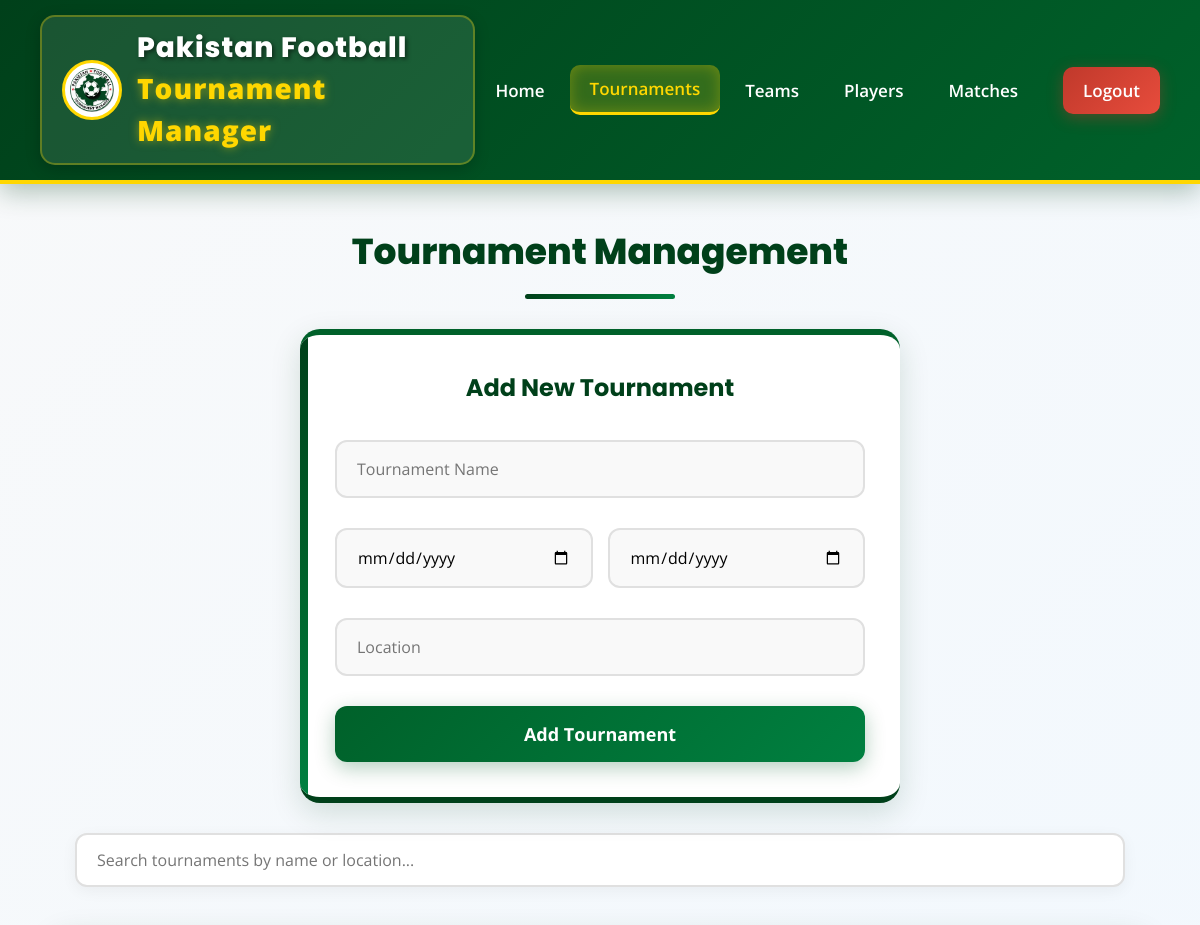
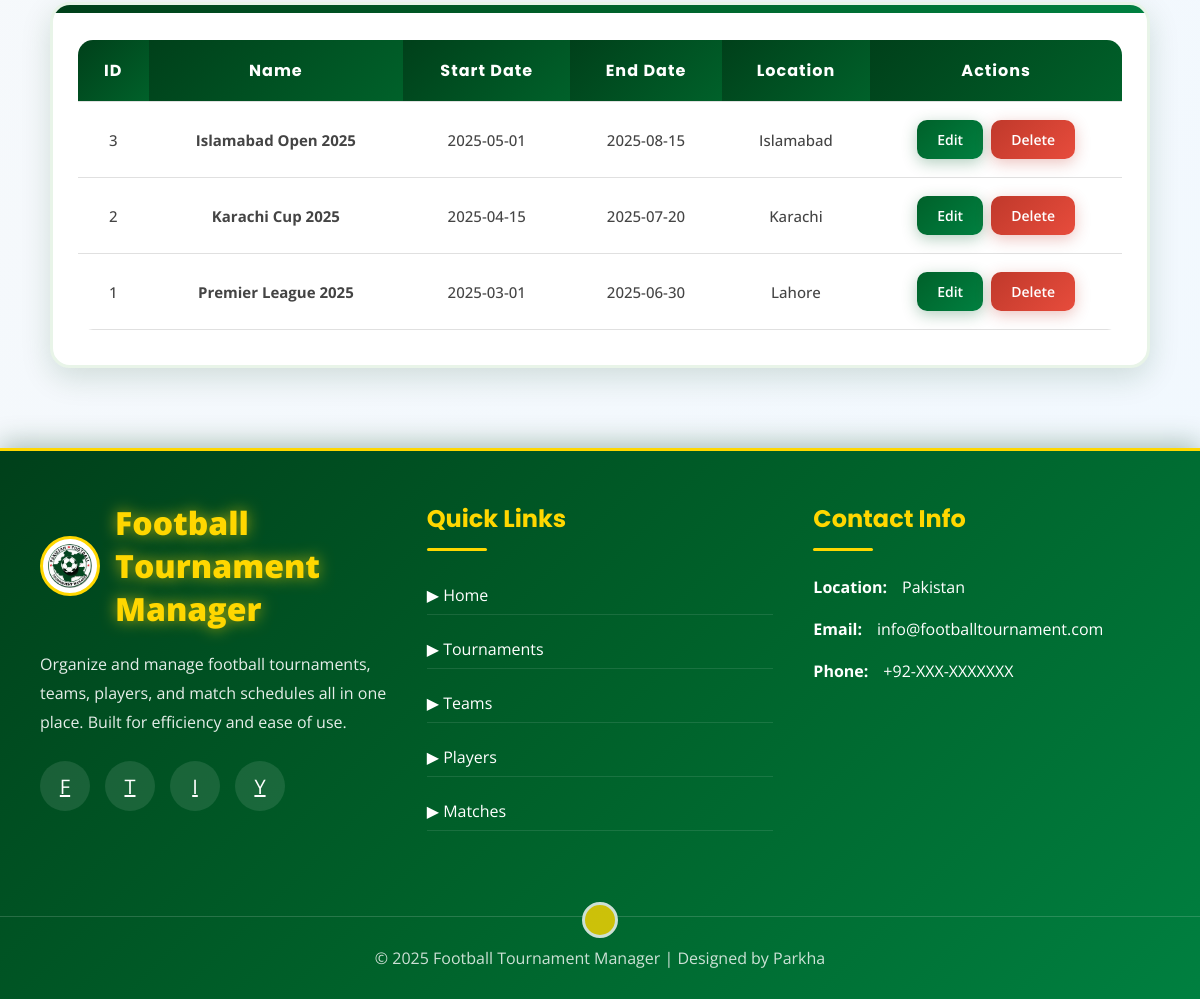
/tournament.php (signed in), run on the app's committed database (2 pictures, top to bottom).
### tables this page shows
CREATE TABLE IF NOT EXISTS Tournaments (
    TournamentID INT AUTO_INCREMENT PRIMARY KEY,
    Name VARCHAR(100) NOT NULL,
    StartDate DATE,
    EndDate DATE,
    Location VARCHAR(100)
);

### config.php (called while the page is built, shortened)
<?php
function e($str) {
    return htmlspecialchars($str, ENT_QUOTES, 'UTF-8');
}
?>

### tournament.php (the view, shortened to what this page needs)
<?php
require_once 'config.php';
$search = isset($_GET['search']) ? trim($_GET['search']) : "";
if ($search !== "") {
    $like = "%" . $search . "%";
    $stmt = $conn->prepare("SELECT * FROM Tournaments WHERE Name LIKE ? OR Location LIKE ? ORDER BY StartDate DESC");
    $stmt->bind_param("ss", $like, $like);
    $stmt->execute();
    $tournaments = $stmt->get_result();
    $stmt->close();
} else {
    $tournaments = $conn->query("SELECT * FROM Tournaments ORDER BY StartDate DESC");
}
$edit_tournament = null;
?>
<!DOCTYPE html>
<html lang="en">
<head>
    <link rel="stylesheet" href="assets/style.css">
</head>
<body>
<?php include "navbar.php"; ?>
<h1 class="page-title">Tournament Management</h1>
<div class="form-box">
    <?php if ($edit_tournament): ?>
        <h3>Edit Tournament</h3>
        <form method="POST" action="">
            <input type="hidden" name="edit_id" value="<?php echo $edit_tournament['TournamentID']; ?>">
            <input type="text" name="edit_name" class="input-field" placeholder="Tournament Name" required value="<?php echo e($edit_tournament['Name']); ?>">
            <div class="form-row">
                <input type="date" name="edit_start" class="input-field" value="<?php echo e($edit_tournament['StartDate']); ?>">
                <input type="date" name="edit_end" class="input-field" value="<?php echo e($edit_tournament['EndDate']); ?>">
            </div>
            <input type="text" name="edit_location" class="input-field" placeholder="Location" value="<?php echo e($edit_tournament['Location']); ?>">
            <div style="display:flex;gap:15px;margin-top:15px;">
                <button class="btn2" name="edit" style="flex:1;">Update Tournament</button>
                <a href="tournament.php" class="del-btn" style="flex:1;text-align:center;padding:16px 20px;">Cancel</a>
            </div>
        </form>
    <?php else: ?>
        <h3>Add New Tournament</h3>
        <form method="POST" action="">
            <input type="text" name="name" class="input-field" placeholder="Tournament Name" required>
            <div class="form-row">
                <input type="date" name="start" class="input-field" placeholder="Start Date">
                <input type="date" name="end" class="input-field" placeholder="End Date">
            </div>
            <input type="text" name="location" class="input-field" placeholder="Location">
            <button class="btn2" name="add" style="width:100%;margin-top:15px;">Add Tournament</button>
        </form>
    <?php endif; ?>
</div>
<div class="search-bar">
    <form method="GET" action="">
        <input type="text" name="search" placeholder="Search tournaments by name or location..." value="<?php echo e($search); ?>">
    </form>
</div>
<div class="table-container">
    <table>
        <tr>
            <th>ID</th>
            <th>Name</th>
            <th>Start Date</th>
            <th>End Date</th>
            <th>Location</th>
            <th>Actions</th>
        </tr>
        <?php if ($tournaments && $tournaments->num_rows > 0): ?>
            <?php while ($r = $tournaments->fetch_assoc()): ?>
            <tr class="row-hover">
                <td><?php echo e($r['TournamentID']); ?></td>
                <td><strong><?php echo e($r['Name']); ?></strong></td>
                <td><?php echo e($r['StartDate'] ?? '-'); ?></td>
                <td><?php echo e($r['EndDate'] ?? '-'); ?></td>
                <td><?php echo e($r['Location'] ?? '-'); ?></td>
                <td>
                    <div class="action-btns">
                        <a href="?edit=<?php echo $r['TournamentID']; ?>" class="edit-btn">Edit</a>
                        <a href="?del=<?php echo $r['TournamentID']; ?>" onclick="return confirm('Are you sure you want to delete this tournament?')" class="del-btn">Delete</a>
                    </div>
                </td>
            </tr>
            <?php endwhile; ?>
        <?php else: ?>
            <tr><td colspan="6" class="no-records">No tournaments found.</td></tr>
        <?php endif; ?>
    </table>
</div>
<?php include "footer.php"; ?>
</body>
</html>

### assets/style.css (style rules this page uses)
* { margin: 0; padding: 0; box-sizing: border-box; font-family: 'Open Sans', sans-serif; }
body { background: linear-gradient(135deg, #f8f9fa 0%, #f0f8ff 100%); color: #333; min-height: 100vh; }
.page-title { font-family: 'Poppins', sans-serif; font-size: 36px; font-weight: 800; color: #00401A; text-align: center; margin: 40px 0 30px; position: relative; padding-bottom: 20px; }
.page-title:after { content: ''; position: absolute; width: 150px; height: 5px; background: linear-gradient(to right, #00401A, #00612A, #008040); bottom: 0; left: 50%; transform: translateX(-50%); border-radius: 5px; }
.form-box { max-width: 600px; margin: 30px auto; background: #fff; padding: 35px; border-radius: 20px; box-shadow: 0 10px 30px rgba(0, 64, 26, 0.15); border-top: 6px solid #00612A; border-bottom: 6px solid #00401A; position: relative; overflow: hidden; }
.form-box:before { content: ''; position: absolute; top: 0; left: 0; width: 8px; height: 100%; background: linear-gradient(to bottom, #00401A, #00612A, #008040); }
.form-box h3 { font-family: 'Poppins', sans-serif; font-size: 24px; font-weight: 700; color: #00401A; margin-bottom: 20px; text-align: center; }
.input-field { width: 100%; padding: 16px 20px; margin: 15px 0; border-radius: 12px; border: 2px solid #e0e0e0; font-size: 16px; transition: all 0.3s ease; background: #f9f9f9; }
.form-row { display: grid; grid-template-columns: 1fr 1fr; gap: 15px; }
.btn2, .dash-btn, .hero-btn { background: linear-gradient(135deg, #00612A, #008040); color: white; padding: 16px 40px; border: none; border-radius: 12px; cursor: pointer; text-decoration: none; transition: all 0.4s ease; font-size: 18px; font-weight: 700; display: inline-block; text-align: center; box-shadow: 0 6px 20px rgba(0, 97, 42, 0.3); position: relative; overflow: hidden; z-index: 1; }
.btn2:before, .dash-btn:before, .hero-btn:before { content: ''; position: absolute; top: 0; left: -100%; width: 100%; height: 100%; background: linear-gradient(90deg, transparent, rgba(255, 255, 255, 0.3), transparent); transition: 0.5s; z-index: -1; }
.del-btn { background: linear-gradient(135deg, #c0392b, #e74c3c); padding: 10px 20px; border-radius: 10px; color: white; text-decoration: none; font-weight: 600; transition: all 0.3s ease; border: none; cursor: pointer; box-shadow: 0 4px 15px rgba(192, 57, 43, 0.3); font-size: 14px; }
.edit-btn { background: linear-gradient(135deg, #00612A, #008040); padding: 10px 20px; border-radius: 10px; color: white; text-decoration: none; font-weight: 600; transition: all 0.3s ease; border: none; cursor: pointer; box-shadow: 0 4px 15px rgba(0, 97, 42, 0.3); font-size: 14px; }
.action-btns { display: flex; gap: 8px; justify-content: center; flex-wrap: wrap; }
.search-bar { max-width: 1100px; margin: 0 auto 20px; padding: 0 25px; }
.search-bar input { width: 100%; padding: 14px 20px; border-radius: 12px; border: 2px solid #e0e0e0; font-size: 16px; transition: all 0.3s ease; background: white; box-shadow: 0 4px 15px rgba(0, 0, 0, 0.05); }
.table-container { max-width: 1100px; margin: 40px auto; background: #fff; padding: 25px; border-radius: 20px; box-shadow: 0 10px 30px rgba(0, 64, 26, 0.15); overflow: hidden; border: 3px solid #e8f4e8; position: relative; }
.table-container:before { content: ''; position: absolute; top: 0; left: 0; width: 100%; height: 8px; background: linear-gradient(to right, #00401A, #00612A, #008040); }
table { width: 100%; border-collapse: collapse; margin: 10px 0; border-radius: 15px; overflow: hidden; }
th, td { padding: 18px; text-align: center; border-bottom: 1px solid #e0e0e0; }
th { background: linear-gradient(135deg, #00401A, #00612A); color: white; font-weight: 700; font-family: 'Poppins', sans-serif; position: sticky; top: 0; font-size: 16px; letter-spacing: 1px; }
td { color: #444; font-weight: 500; font-size: 15px; }

### data on the page
tournaments: TournamentID "3", Name "Islamabad Open 2025", StartDate "2025-05-01", EndDate "2025-08-15", Location "Islamabad"
tournaments: TournamentID "2", Name "Karachi Cup 2025", StartDate "2025-04-15", EndDate "2025-07-20", Location "Karachi"
tournaments: TournamentID "1", Name "Premier League 2025", StartDate "2025-03-01", EndDate "2025-06-30", Location "Lahore"
